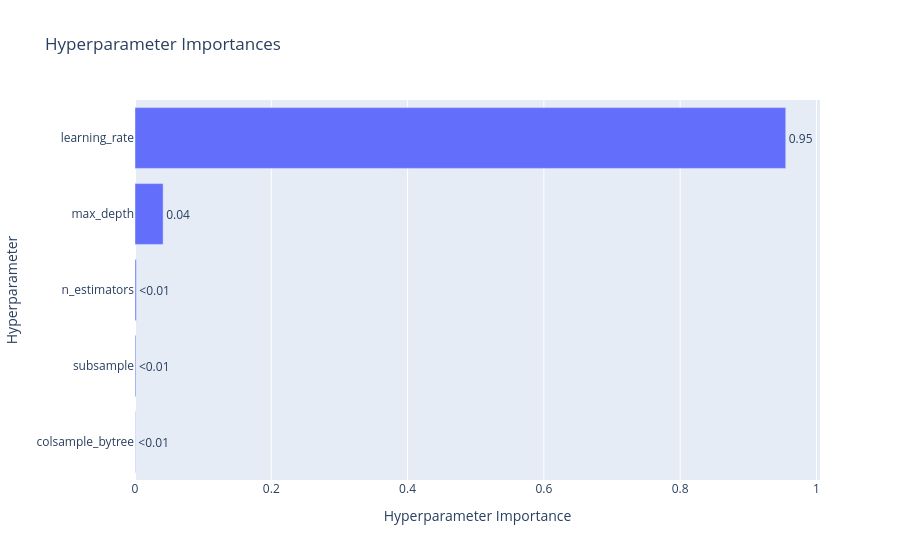

Notebook source saved alongside this figure:
### Code cell
fig = optuna.visualization.plot_param_importances(study_simple_encoded)
show(fig)

### Figure 1 — Plotly figure (JSON) as saved in the notebook; plotly's stock layout.template omitted (floating-point values rounded to 4 significant figures)
{"data": [{"cliponaxis": false, "hovertemplate": ["colsample_bytree (FloatDistribution): 0.0005277854065246916<extra></extra>", "subsample (FloatDistribution): 0.0012965209726972537<extra></extra>", "n_estimators (IntDistribution): 0.0018824166407037496<extra></extra>", "max_depth (IntDistribution): 0.04130529266378287<extra></extra>", "learning_rate (FloatDistribution): 0.9549879843162914<extra></extra>"], "name": "Objective Value", "orientation": "h", "text": ["<0.01", "<0.01", "<0.01", "0.04", "0.95"], "textposition": "outside", "type": "bar", "x": [0.0005278, 0.001297, 0.001882, 0.04131, 0.955], "y": ["colsample_bytree", "subsample", "n_estimators", "max_depth", "learning_rate"]}], "layout": {"title": {"text": "Hyperparameter Importances"}, "xaxis": {"title": {"text": "Hyperparameter Importance"}}, "yaxis": {"title": {"text": "Hyperparameter"}}}}
